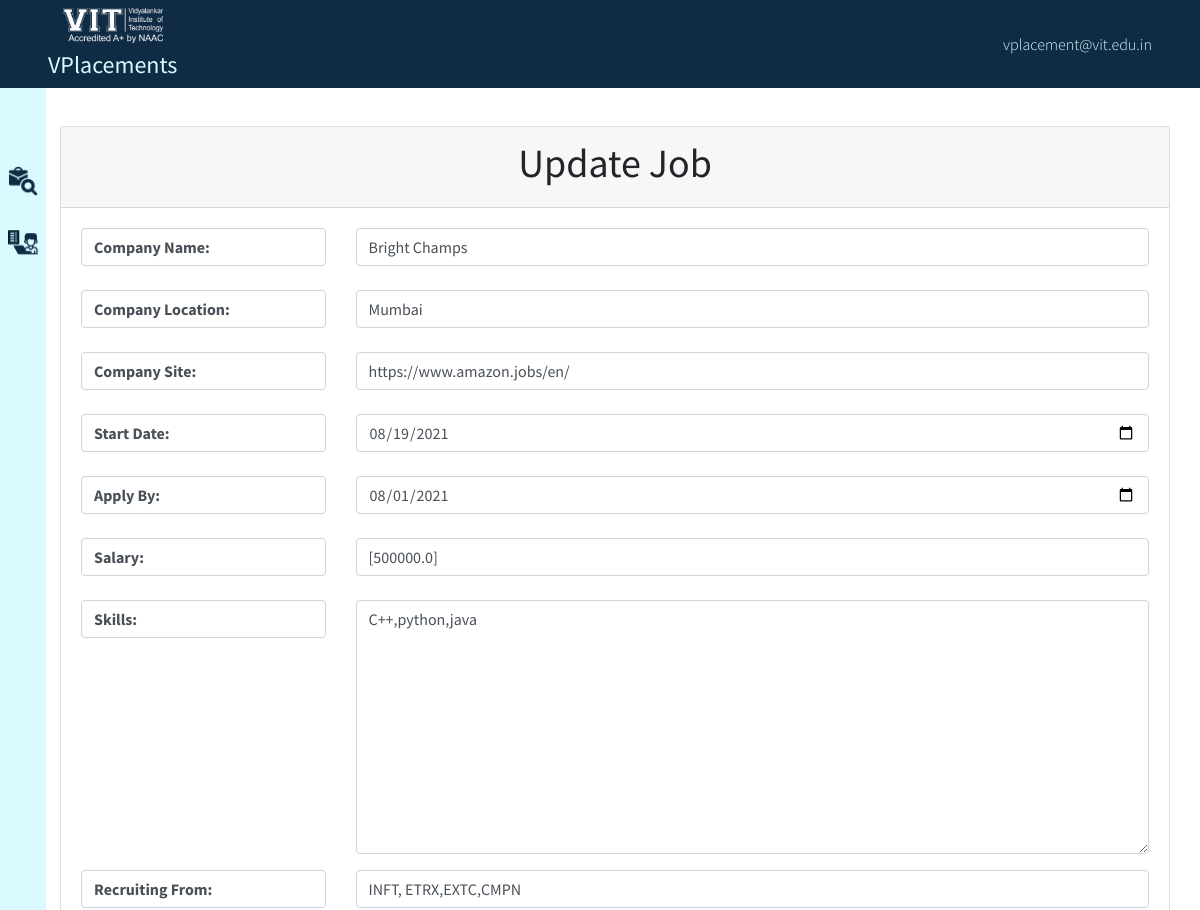
The page /placement_cell/update_details/22/ (signed in, upper part) on the database as committed earlier.
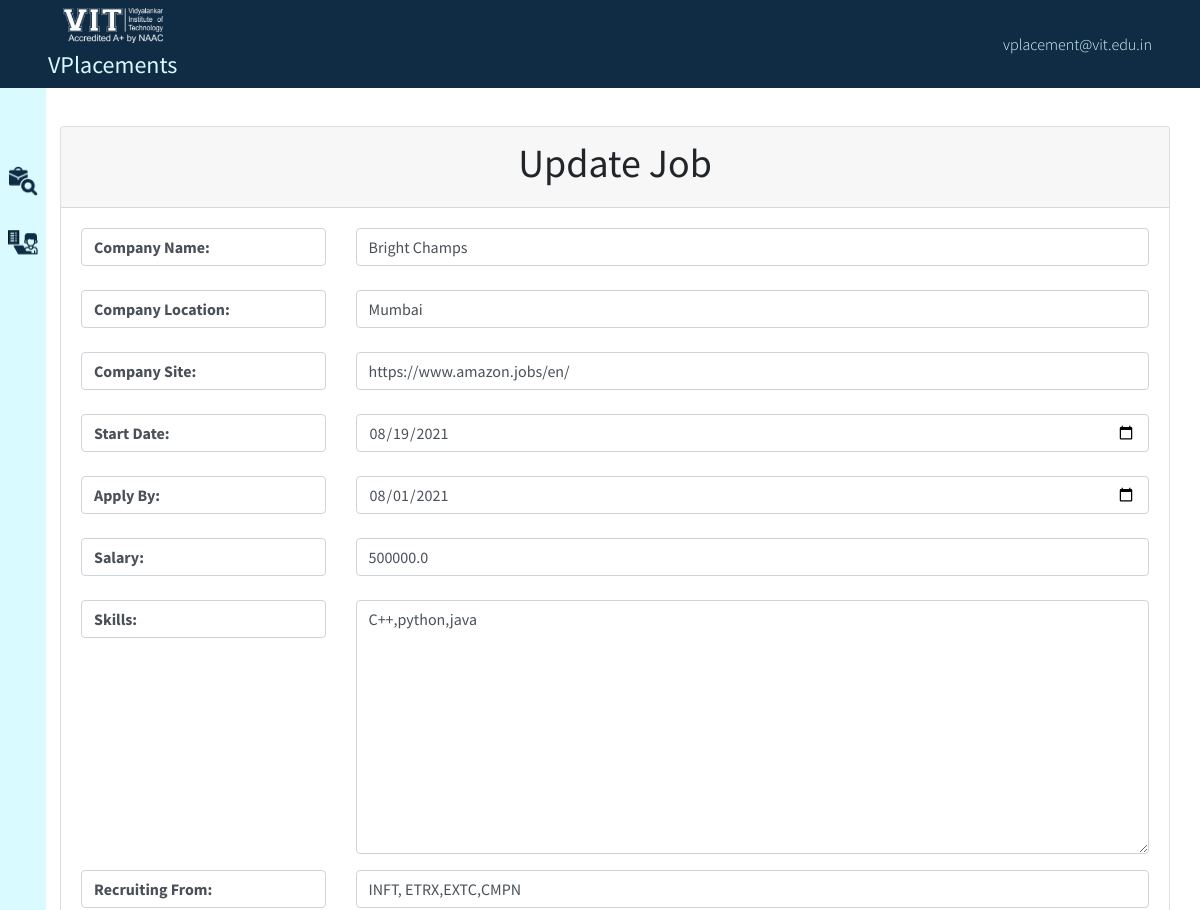
The same page on the database as committed later.
### DMS_Student/models.py (models this page shows, shortened)
class Job(models.Model):
    comp_name = models.CharField(max_length=40, null=False)
    location = models.CharField(max_length=100)
    recruiting_from = models.CharField(max_length=500, null=True, default="NA")
    link = models.CharField(max_length=150, null=False)
    start_date = models.DateField(null=False)
    apply_by = models.DateField(null=True)
    sal = models.CharField(null=False,max_length=150)
    skills = models.TextField(max_length=500, null=False)
    domain = models.CharField(max_length=100,choices=sorted({
        ("Automotive","Automotive"),("Banking","Banking"),("EduTech","EduTech"),("Financial Services","Financial Services"),("Information Technology","Information Technology"),("Logistics & Supply Chain","Logistics & Supply Chain"),("Retail","Retail"),("Telecommunications","Telecommunications"),("Electrical Manufacturing","Electrical Manufacturing"),("Marketing & Advertising","Marketing & Advertising"),("Media Production","Media Production"),("Management Consulting","Management Consulting"),("Manufacturing","Manufacturing"),("Health Care","Health Care"),("Design","Design"),("Professional Services","Professional Services")
    }))
    about_comp = models.TextField(max_length=500, null=False)
    about_work = models.TextField(max_length=500, null=False)
    aggregate_sgpi = models.CharField(max_length=15, null=True)
    ssc_percentage = models.CharField(max_length=15, null=True)
    hsc_d_percentage = models.CharField(max_length=15, null=True)
    live_kt=models.CharField(max_length=15,null=True)
    dead_kt = models.CharField(max_length=15, null=True)
    drop=models.CharField(max_length=15,choices=sorted({
        ("0", "0 year"), ("1", "1 year"), ("2", "2 years"), ("3", "3 years"), ("4", "4 years"), ("5", "5 years")
    }),null=True)
    who_can_apply = models.TextField(max_length=500, null=False)
    perks = models.TextField(max_length=500, null=False)
    additional = models.TextField(max_length=500, null=False)
    status=models.CharField(max_length=10, null=True,default=0)
    work_from_home = models.BooleanField(default=False)

### DMS_Student/decorators.py (the view)
        def wrapper_function(request, *args, **kwargs):
            group = None
            if request.user.groups.exists():
                group = request.user.groups.all()[0].name
            if group in allowed_roles:
                 return view_function(request, *args, **kwargs)
            else:
                return HttpResponse('You are not authorized to view this page')

### DMS_Placement_Cell/form.py
class JobForm(ModelForm):
    class Meta:
        model=Job
        fields='__all__'

### DMS_Placement_Cell/views.py (called while the page is built, shortened)
@allowed_users(allowed_roles=['Placement_Cell'])
def Update_Details(request, id):
    instance = Job.objects.get(id=id)
    form = JobForm(instance=instance)
    content = {"form": form, "id": id}
    return render(request, "placement/update_details.html", content)

### DMS_Placement_Cell/templates/placement/update_details.html (shortened to what this page needs)
{%extends "placement/base.html" %}
{% load static %}
{% block content %}
<div class="card">
    <div class="card-header text-center">
    <h1>Update Job</h1>
    </div>
    <div class="card-body">
        <form method="POST" action="{% url 'Update_Details' id %}">
            <div class="mb-3 form-group row">
                <div class="col-md-3"><label class="form-control"><strong>Company Name:</strong></label></div>
                <div class="col-md-9">{{form.comp_name}}</div>
            </div>
            <div class="mb-3 form-group row">
                <div class="col-md-3"><label class="form-control"><strong>Company Location:</strong></label></div>
                <div class="col-md-9">{{form.location}}</div>
            </div>
            <div class="mb-3 form-group row">
                <div class="col-md-3"><label class="form-control"><strong>Company Site:</strong></label></div>
                <div class="col-md-9">{{form.link}}</div>
            </div>
            <div class="mb-3 form-group row">
                <div class="col-md-3"><label class="form-control"><strong>Start Date:</strong></label></div>
                <div class="col-md-9">{{form.start_date}}</div>
            </div>
            <div class="mb-3 form-group row">
                <div class="col-md-3"><label class="form-control"><strong>Apply By:</strong></label></div>
                <div class="col-md-9">{{form.apply_by}}</div>
            </div>
            <div class="mb-3 form-group row">
                <div class="col-md-3"><label class="form-control"><strong>Salary:</strong></label></div>
                <div class="col-md-9">{{form.sal}}</div>
            </div>
            <div class="mb-3 form-group row">
                <div class="col-md-3"><label class="form-control"><strong>Skills:</strong></label></div>
                <div class="col-md-9">{{form.skills}}</div>
            </div>
            <div class="mb-3 form-group row">
                <div class="col-md-3"><label class="form-control"><strong> Recruiting From:</strong></label></div>
                <div class="col-md-9">{{form.recruiting_from}}</div>
            </div>
        </form>
    </div>
</div>
{% endblock %}

Rows that differ between the two databases and show on the page:
changed Job "Bright Champs": sal "[500000.0]" → "500000.0"
